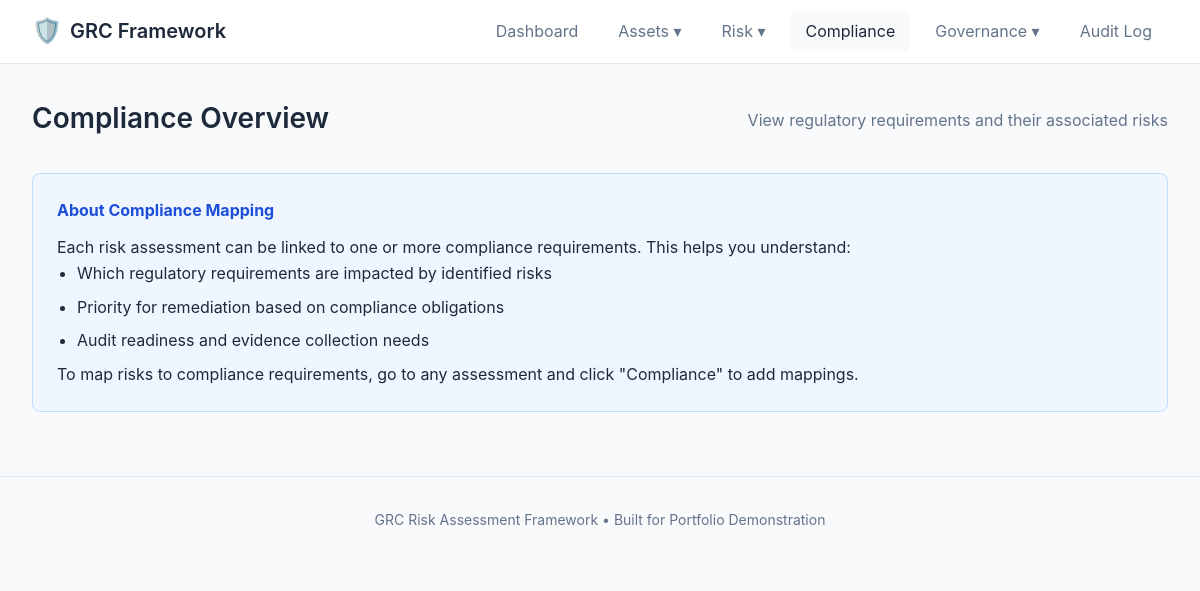
Before: /compliance with the older database file.
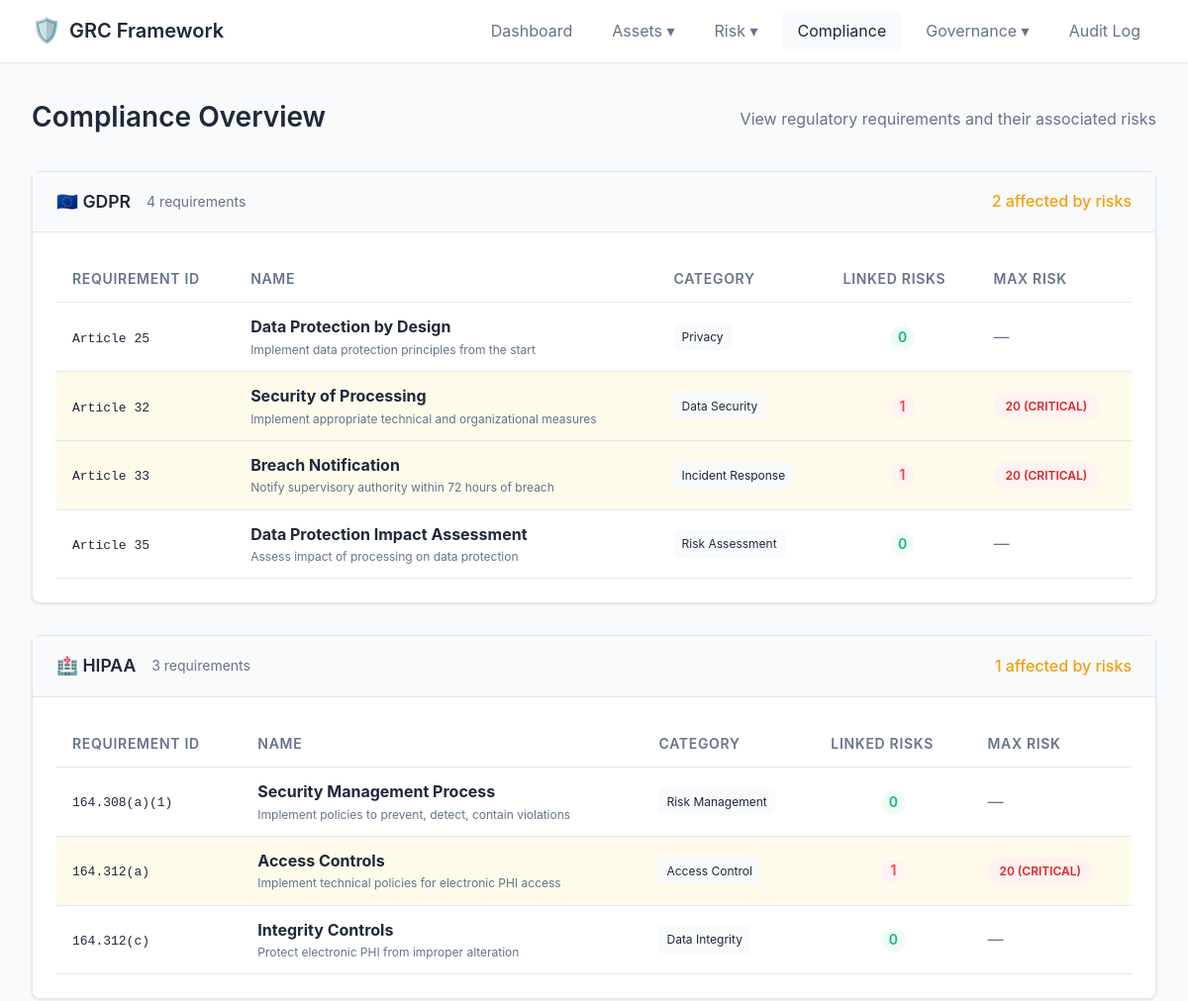
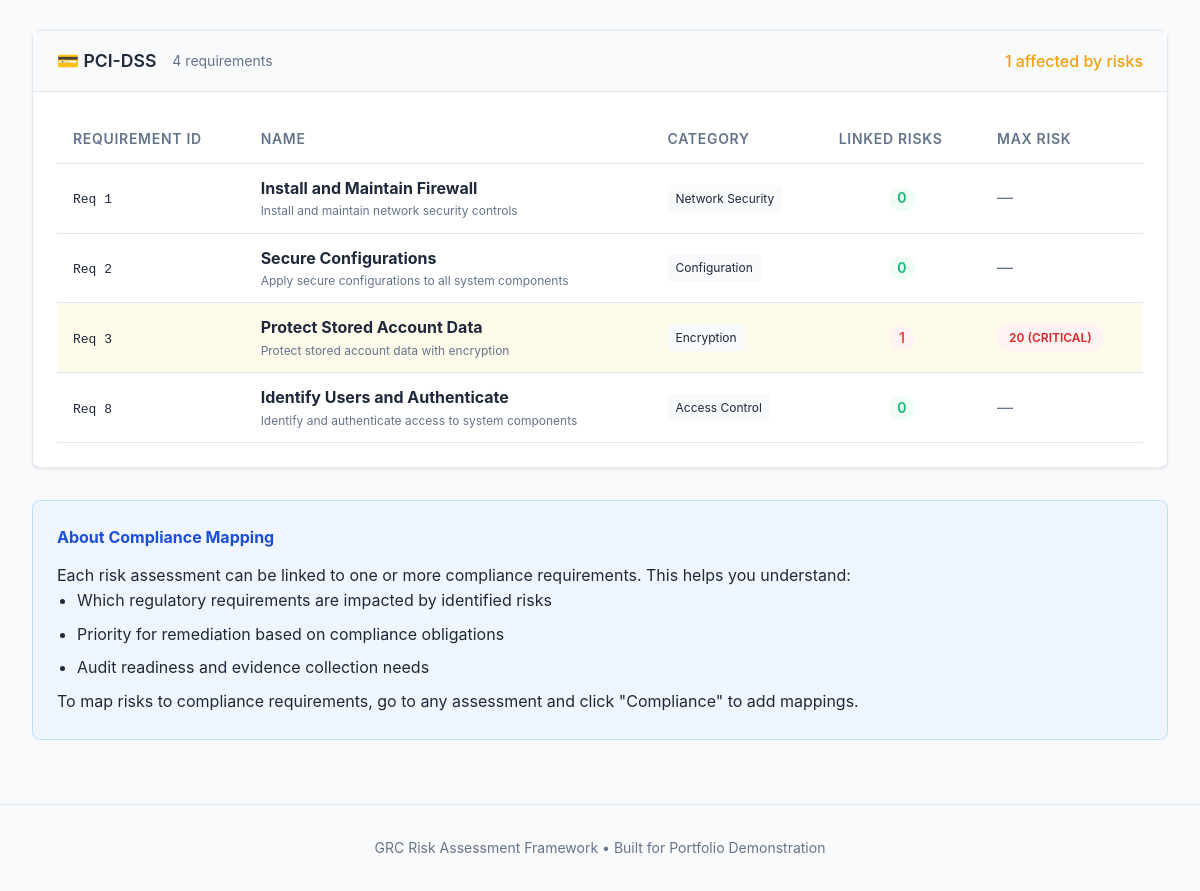
After: the same page with the newer database file (2 pictures, top to bottom).
### app.py (models this page shows)
class ComplianceRequirement(db.Model):
    id = db.Column(db.Integer, primary_key=True)
    regulation = db.Column(db.String(50), nullable=False)  # GDPR, HIPAA, PCI-DSS, SOC2
    requirement_id = db.Column(db.String(50))  # e.g., Article 32, Section 164.312
    name = db.Column(db.String(200), nullable=False)
    description = db.Column(db.Text)
    category = db.Column(db.String(100))

class RiskAssessment(db.Model):
    id = db.Column(db.Integer, primary_key=True)
    asset_id = db.Column(db.Integer, db.ForeignKey('asset.id'), nullable=False)
    threat_id = db.Column(db.Integer, db.ForeignKey('threat.id'), nullable=False)
    likelihood = db.Column(db.Integer, nullable=False)  # 1-5
    impact = db.Column(db.Integer, nullable=False)  # 1-5
    risk_score = db.Column(db.Integer, nullable=False)  # likelihood * impact
    risk_level = db.Column(db.String(20))  # Critical, High, Medium, Low
    remediation_plan = db.Column(db.Text)
    remediation_status = db.Column(db.String(20), default='Open')  # Open, In Progress, Closed
    remediation_due_date = db.Column(db.Date)
    notes = db.Column(db.Text)
    created_at = db.Column(db.DateTime, default=datetime.utcnow)
    updated_at = db.Column(db.DateTime, default=datetime.utcnow, onupdate=datetime.utcnow)
    compliance_requirements = db.relationship('ComplianceRequirement',
                                              secondary=assessment_compliance,
                                              backref=db.backref('assessments', lazy='dynamic'))

### app.py (the view)
@app.route('/compliance')
def compliance():
    requirements = ComplianceRequirement.query.order_by(
        ComplianceRequirement.regulation,
        ComplianceRequirement.requirement_id
    ).all()
    regulations = {}
    for req in requirements:
        if req.regulation not in regulations:
            regulations[req.regulation] = []
        linked_assessments = req.assessments.all()
        max_risk = max([a.risk_score for a in linked_assessments]) if linked_assessments else 0
        regulations[req.regulation].append({
            'requirement': req,
            'assessment_count': len(linked_assessments),
            'max_risk_score': max_risk,
            'max_risk_level': calculate_risk_level(max_risk) if max_risk > 0 else 'None'
        })
    return render_template('compliance_overview.html', regulations=regulations)

### app.py (called while the page is built)
def calculate_risk_level(score):
    if score >= 20:
        return 'Critical'
    elif score >= 12:
        return 'High'
    elif score >= 6:
        return 'Medium'
    else:
        return 'Low'

### templates/compliance_overview.html (shortened to what this page needs)
{% extends 'base.html' %}
{% block content %}
<div class="page-header">
    <h1>Compliance Overview</h1>
    <p class="subtitle">View regulatory requirements and their associated risks</p>
</div>
{% for regulation, requirements in regulations.items() %}
<div class="card regulation-card">
    <div class="card-header regulation-header">
        <div class="regulation-info">
            <h2>
                {% if regulation == 'GDPR' %}🇪🇺
                {% elif regulation == 'HIPAA' %}🏥
                {% elif regulation == 'PCI-DSS' %}💳
                {% else %}📋{% endif %}
                {{ regulation }}
            </h2>
            <span class="req-count">{{ requirements|length }} requirements</span>
        </div>
        <div class="regulation-stats">
            {% set affected = requirements|selectattr('assessment_count', 'gt', 0)|list|length %}
            {% if affected > 0 %}
            <span class="stat-affected">{{ affected }} affected by risks</span>
            {% else %}
            <span class="stat-ok">✓ No risks mapped</span>
            {% endif %}
        </div>
    </div>
    <div class="card-body">
        <table class="table compliance-table">
            <thead>
                <tr>
                    <th>Requirement ID</th>
                    <th>Name</th>
                    <th>Category</th>
                    <th>Linked Risks</th>
                    <th>Max Risk</th>
                </tr>
            </thead>
            <tbody>
                {% for item in requirements %}
                <tr class="{% if item.assessment_count > 0 %}has-risks{% endif %}">
                    <td>
                        <code>{{ item.requirement.requirement_id }}</code>
                    </td>
                    <td>
                        <strong>{{ item.requirement.name }}</strong>
                        {% if item.requirement.description %}
                        <p class="text-muted small">{{ item.requirement.description[:100] }}{% if item.requirement.description|length > 100 %}...{% endif %}</p>
                        {% endif %}
                    </td>
                    <td>
                        <span class="category-tag">{{ item.requirement.category }}</span>
                    </td>
                    <td class="center">
                        {% if item.assessment_count > 0 %}
                        <span class="count-badge warning">{{ item.assessment_count }}</span>
                        {% else %}
                        <span class="count-badge success">0</span>
                        {% endif %}
                    </td>
                    <td>
                        {% if item.max_risk_score > 0 %}
                        <span class="badge badge-{{ item.max_risk_level|lower }}">
                            {{ item.max_risk_score }} ({{ item.max_risk_level }})
                        </span>
                        {% else %}
                        <span class="text-muted">—</span>
                        {% endif %}
                    </td>
                </tr>
                {% endfor %}
            </tbody>
        </table>
    </div>
</div>
{% endfor %}
<div class="info-box">
    <h4>About Compliance Mapping</h4>
    <p>Each risk assessment can be linked to one or more compliance requirements. This helps you understand:</p>
    <ul>
        <li>Which regulatory requirements are impacted by identified risks</li>
        <li>Priority for remediation based on compliance obligations</li>
        <li>Audit readiness and evidence collection needs</li>
    </ul>
    <p>To map risks to compliance requirements, go to any assessment and click "Compliance" to add mappings.</p>
</div>
{% endblock %}

### templates/base.html (shortened to what this page needs)
<!DOCTYPE html>
<html lang="en">
<head>
    <link rel="stylesheet" href="{{ url_for('static', filename='style.css') }}">
</head>
<body>
    <nav class="navbar">
        <div class="nav-brand">
            <a href="{{ url_for('index') }}">
                <span class="logo">🛡️</span>
                <span class="brand-text">GRC Framework</span>
            </a>
        </div>
        <ul class="nav-links">
            <li><a href="{{ url_for('index') }}" class="{% if request.endpoint == 'index' %}active{% endif %}">Dashboard</a></li>
            <li class="dropdown">
                <a href="#" class="{% if request.endpoint in ['assets', 'add_asset', 'edit_asset', 'threats', 'add_threat'] %}active{% endif %}">Assets ▾</a>
            </li>
            <li class="dropdown">
                <a href="#" class="{% if request.endpoint in ['assess', 'report', 'edit_assessment'] %}active{% endif %}">Risk ▾</a>
            </li>
            <li><a href="{{ url_for('compliance') }}" class="{% if request.endpoint in ['compliance', 'assessment_compliance'] %}active{% endif %}">Compliance</a></li>
            <li class="dropdown">
                <a href="#" class="{% if request.endpoint in ['policies', 'add_policy', 'view_policy', 'edit_policy'] %}active{% endif %}">Governance ▾</a>
            </li>
            <li><a href="{{ url_for('audit_log') }}" class="{% if request.endpoint == 'audit_log' %}active{% endif %}">Audit Log</a></li>
        </ul>
    </nav>
    <main class="container">
        {% block content %}{% endblock %}
    </main>
    <footer class="footer">
        <p>GRC Risk Assessment Framework • Built for Portfolio Demonstration</p>
    </footer>
</body>
</html>

### static/style.css (style rules this page uses)
:root { --primary: #2563eb; --primary-dark: #1d4ed8; --secondary: #64748b; --success: #10b981; --warning: #f59e0b; --danger: #ef4444; --critical: #dc2626; --high: #ea580c; --medium: #eab308; --low: #22c55e; --bg: #f8fafc; --bg-card: #ffffff; --border: #e2e8f0; --text: #1e293b; --text-muted: #64748b; --radius: 8px; --shadow: 0 1px 3px rgba(0,0,0,0.1); --shadow-lg: 0 4px 6px rgba(0,0,0,0.1); }
* { margin: 0; padding: 0; box-sizing: border-box; }
body { font-family: -apple-system, BlinkMacSystemFont, 'Segoe UI', Roboto, Oxygen, Ubuntu, sans-serif; background: var(--bg); color: var(--text); line-height: 1.6; min-height: 100vh; }
a { color: var(--primary); text-decoration: none; }
.navbar { background: var(--bg-card); border-bottom: 1px solid var(--border); padding: 0 2rem; display: flex; justify-content: space-between; align-items: center; height: 64px; position: sticky; top: 0; z-index: 100; }
.nav-brand a { display: flex; align-items: center; gap: 0.5rem; font-weight: 600; font-size: 1.25rem; color: var(--text); text-decoration: none; }
.logo { font-size: 1.5rem; }
.nav-links { display: flex; list-style: none; gap: 0.5rem; }
.nav-links > li > a { display: block; padding: 0.5rem 1rem; color: var(--text-muted); border-radius: var(--radius); transition: all 0.2s; }
.nav-links > li > a:hover, .nav-links > li > a.active { background: var(--bg); color: var(--text); text-decoration: none; }
.dropdown { position: relative; }
.container { max-width: 1400px; margin: 0 auto; padding: 2rem; }
.page-header { display: flex; justify-content: space-between; align-items: center; margin-bottom: 2rem; flex-wrap: wrap; gap: 1rem; }
.page-header h1 { font-size: 1.75rem; font-weight: 600; }
.subtitle { color: var(--text-muted); margin-top: 0.25rem; }
.card { background: var(--bg-card); border: 1px solid var(--border); border-radius: var(--radius); box-shadow: var(--shadow); margin-bottom: 1.5rem; }
.card-header { display: flex; justify-content: space-between; align-items: center; padding: 1rem 1.5rem; border-bottom: 1px solid var(--border); }
.card-header h2, .card-header h3 { font-size: 1.1rem; font-weight: 600; }
.card-body { padding: 1.5rem; }
.table { width: 100%; border-collapse: collapse; }
.table th, .table td { padding: 0.75rem 1rem; text-align: left; border-bottom: 1px solid var(--border); }
.table th { font-weight: 600; color: var(--text-muted); font-size: 0.875rem; text-transform: uppercase; letter-spacing: 0.05em; }
.table .center { text-align: center; }
.table .small { font-size: 0.75rem; }
.text-muted { color: var(--text-muted); }
.badge { display: inline-block; padding: 0.25rem 0.75rem; border-radius: 9999px; font-size: 0.75rem; font-weight: 600; text-transform: uppercase; }
.badge-critical { background: #fef2f2; color: var(--critical); }
.count-badge { display: inline-flex; align-items: center; justify-content: center; min-width: 24px; height: 24px; padding: 0 0.5rem; background: var(--bg); border-radius: 9999px; font-size: 0.875rem; font-weight: 600; }
.count-badge.warning { background: #fef2f2; color: var(--danger); }
.count-badge.success { background: #f0fdf4; color: var(--success); }
.regulation-card { margin-bottom: 2rem; }
.regulation-header { background: var(--bg); }
.regulation-info { display: flex; align-items: center; gap: 1rem; }
.regulation-info h2 { margin: 0; }
.req-count { color: var(--text-muted); font-size: 0.875rem; }
.regulation-stats .stat-affected { color: var(--warning); font-weight: 500; }
.compliance-table .has-risks { background: #fffbeb; }
.category-tag { display: inline-block; padding: 0.25rem 0.5rem; background: var(--bg); border-radius: 4px; font-size: 0.75rem; }
.info-box { background: #eff6ff; border: 1px solid #bfdbfe; border-radius: var(--radius); padding: 1.5rem; margin-top: 2rem; }
.info-box h4 { margin-bottom: 0.75rem; color: var(--primary-dark); }
.info-box ul { margin-left: 1.25rem; }
.info-box li { margin-bottom: 0.5rem; }
.footer { text-align: center; padding: 2rem; color: var(--text-muted); font-size: 0.875rem; border-top: 1px solid var(--border); margin-top: 2rem; }

Changed rows visible on the page:
added ComplianceRequirement: regulation "GDPR", requirements "4", affected "2", requirement.requirement_id "Article 25", requirement.name "Data Protection by Design", requirement "Implement data protection principles from the start", requirement.category "Privacy"
added RiskAssessment: requirement.requirement_id "Article 32", requirement.name "Security of Processing", requirement "Implement appropriate technical and organizational measures", requirement.category "Data Security", assessment_count "1", max_risk_score "20", max_risk_level "CRITICAL", requirement.requirement_id "Article 33", requirement.name "Breach Notification", requirement "Notify supervisory authority within 72 hours of breach", requirement.category "Incident Response", requirement.requirement_id "164.312(a)", requirement.name "Access Controls", requirement "Implement technical policies for electronic PHI access", requirement.category "Access Control", requirement.requirement_id "Req 3", requirement.name "Protect Stored Account Data", requirement "Protect stored account data with encryption", requirement.category "Encryption"
added ComplianceRequirement: requirement.requirement_id "Article 35", requirement.name "Data Protection Impact Assessment", requirement "Assess impact of processing on data protection", requirement.category "Risk Assessment"
added ComplianceRequirement: regulation "HIPAA", requirements "3", affected "1", requirement.requirement_id "164.308(a)(1)", requirement.name "Security Management Process", requirement "Implement policies to prevent, detect, contain violations", requirement.category "Risk Management"
added ComplianceRequirement: requirement.requirement_id "164.312(c)", requirement.name "Integrity Controls", requirement "Protect electronic PHI from improper alteration", requirement.category "Data Integrity"
added ComplianceRequirement: regulation "PCI-DSS", requirements "4", affected "1", requirement.requirement_id "Req 1", requirement.name "Install and Maintain Firewall", requirement "Install and maintain network security controls", requirement.category "Network Security"
added ComplianceRequirement: requirement.requirement_id "Req 2", requirement.name "Secure Configurations", requirement "Apply secure configurations to all system components", requirement.category "Configuration"
added ComplianceRequirement: requirement.requirement_id "Req 8", requirement.name "Identify Users and Authenticate", requirement "Identify and authenticate access to system components", requirement.category "Access Control"
